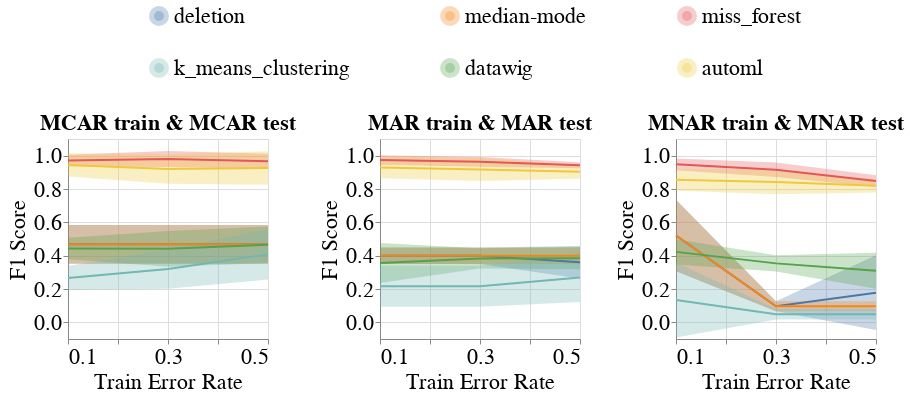

Notebook source saved alongside this figure:
### Code cell
create_exp2_line_bands_for_no_shift(dataset_name=DATASET_NAME,
                                    column_name='PhysicallyActive',
                                    metric_name='f1_score',
                                    db_client=db_client,
                                    without_dummy=True)
